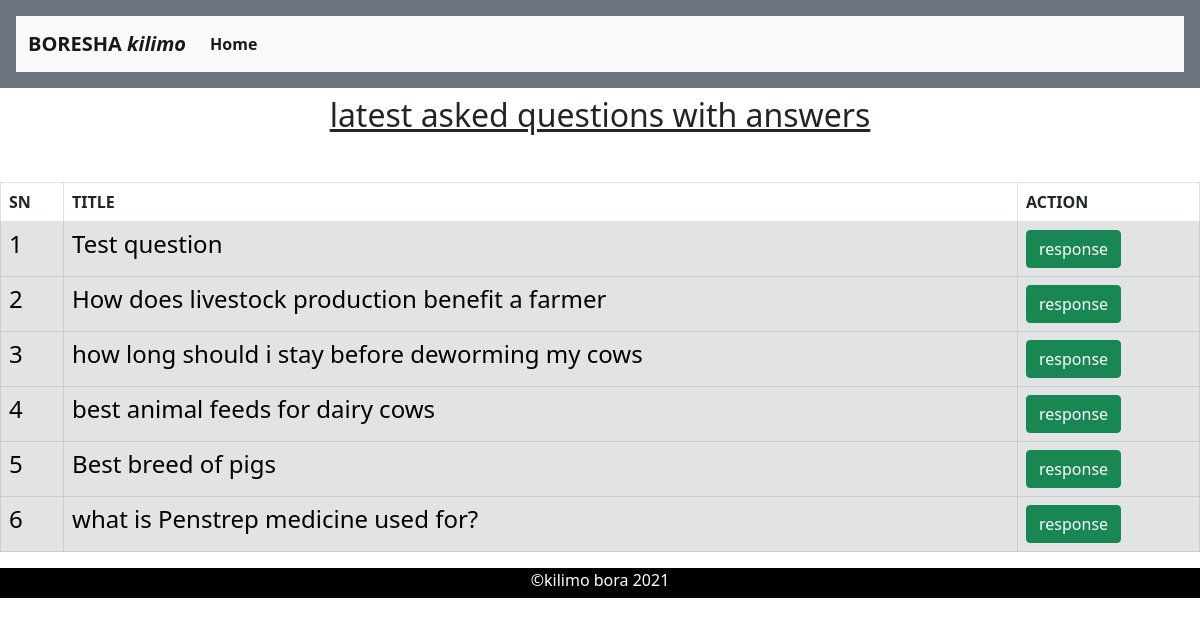
The page /QueryListView/ on the database its author committed.
### portfolio/models.py (models this page shows, shortened)
class Query(models.Model):
    username = models.CharField(max_length=100, blank=True, null=True)
    title = models.CharField(max_length=500)
    response = models.CharField(max_length=500, default='Question not yet answered.check later')
    class Meta:
        verbose_name_plural = 'Queries'
        ordering = ['-id']

### portfolio/views.py (the view)
# urls.py: path('QueryListView/', QueryListView.as_view(), name='QueryListView'),
class QueryListView(TemplateView):
    template_name = 'feedback.html'
    def get_context_data(self, **kwargs):
        context = super().get_context_data(**kwargs)
        context['query'] = Query.objects.all()
        return context

### templates/feedback.html (shortened to what this page needs)
{% extends 'base.html' %}
{% load static %}
{% block content %}
 <table class="table table-bordered mt-5">
 <h2 class="text-center text-decoration-underline">latest asked questions with answers</h2>
   <thead>
   <td class="fw-bold">SN</td>
   <td class="fw-bold">TITLE</td>
   <td class="fw-bold">ACTION</td>
   </thead>
        {% for query in query %}
              <tr class="table-secondary">
              <td><h4>{{ forloop.counter }}</h4></td>
                  <td class="striker"><h4> {{ query.title }}</h4> </td>
                  <td><centre><a class="btn btn-success" href="{% url 'ResponseView' query.pk %}" type="button"> response</a></centre></td>
              </tr>
           {% endfor %}
     </table>
{% endblock %}

### templates/base.html (shortened to what this page needs)
{%load static%}
<html lang="en">
<head>
</head>
  <link rel="stylesheet" type="text/css" href="{%static 'css/bootstrap.min.css' %}">
  <link rel="stylesheet" type="text/css" href="{%static 'css/style.css' %}">
<body>
 <div class="p-3 mb-2 bg-secondary text-white">
<nav class="navbar navbar-expand-lg navbar-light bg-light">
  <div class="container-fluid">
    <a class="navbar-brand" href="#"><strong>BORESHA <i>kilimo</i></strong></a>
    <div class="collapse navbar-collapse" id="navbarSupportedContent">
      <ul class="navbar-nav me-auto mb-2 mb-lg-0">
        <li class="nav-item">
          <a class="nav-link active" aria-current="page" href="{% url 'BaseView' %}"><strong>Home</strong></a>
        </li>
      </ul>
    </div>
  </div>
</nav>
 </div>
{%block content%}{%endblock%}
  {% block footer %}
<div style="height: 30px;background-color: black">
<p class="text-white text-center">&copy;kilimo bora 2021</p>
</div>
{% endblock %}
</body>
</html>

### static/css/style.css (style rules this page uses)
* { margin: 0; padding: 0; }

### rows shown on the page
Query: title "Test question"
Query: title "How does livestock production benefit a farmer"
Query: title "how long should i stay before deworming my cows"
Query: title "best animal feeds for dairy cows"
Query: title "Best breed of pigs"
Query: title "what is Penstrep medicine used for?"
